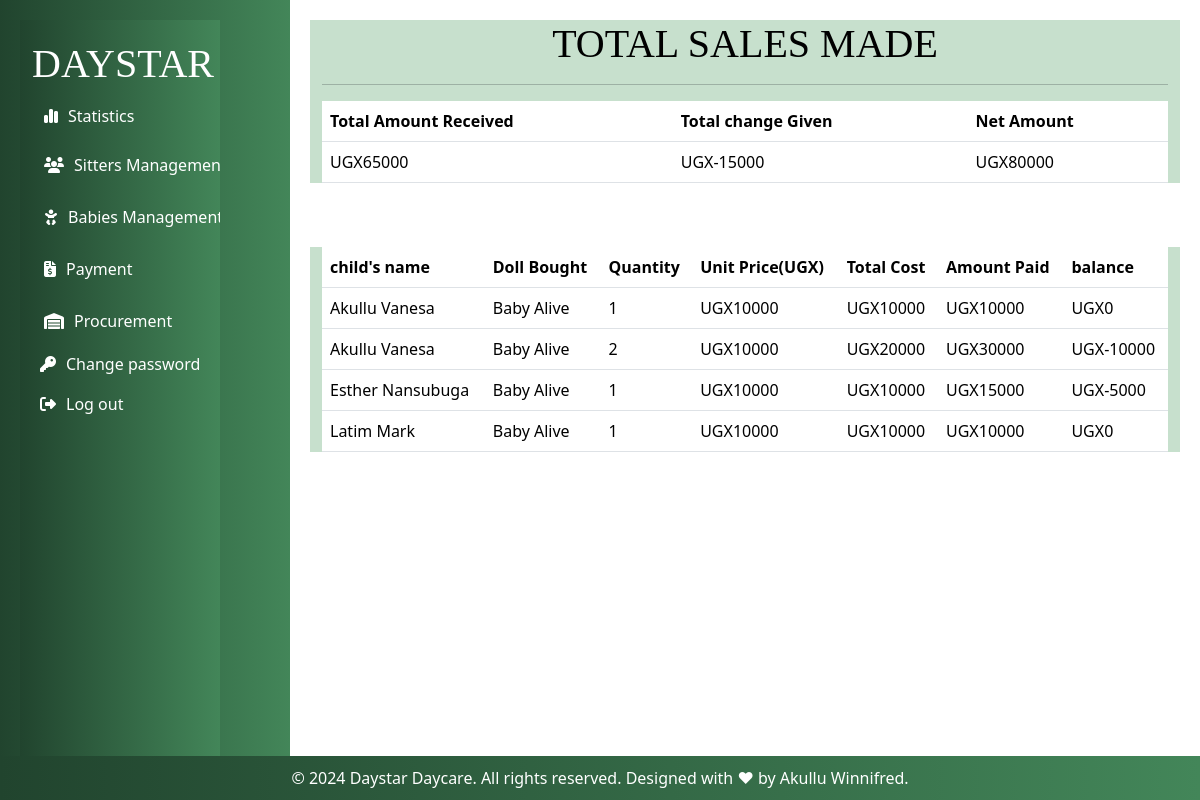
Page /all_sales/ (signed in) on the earlier database version.
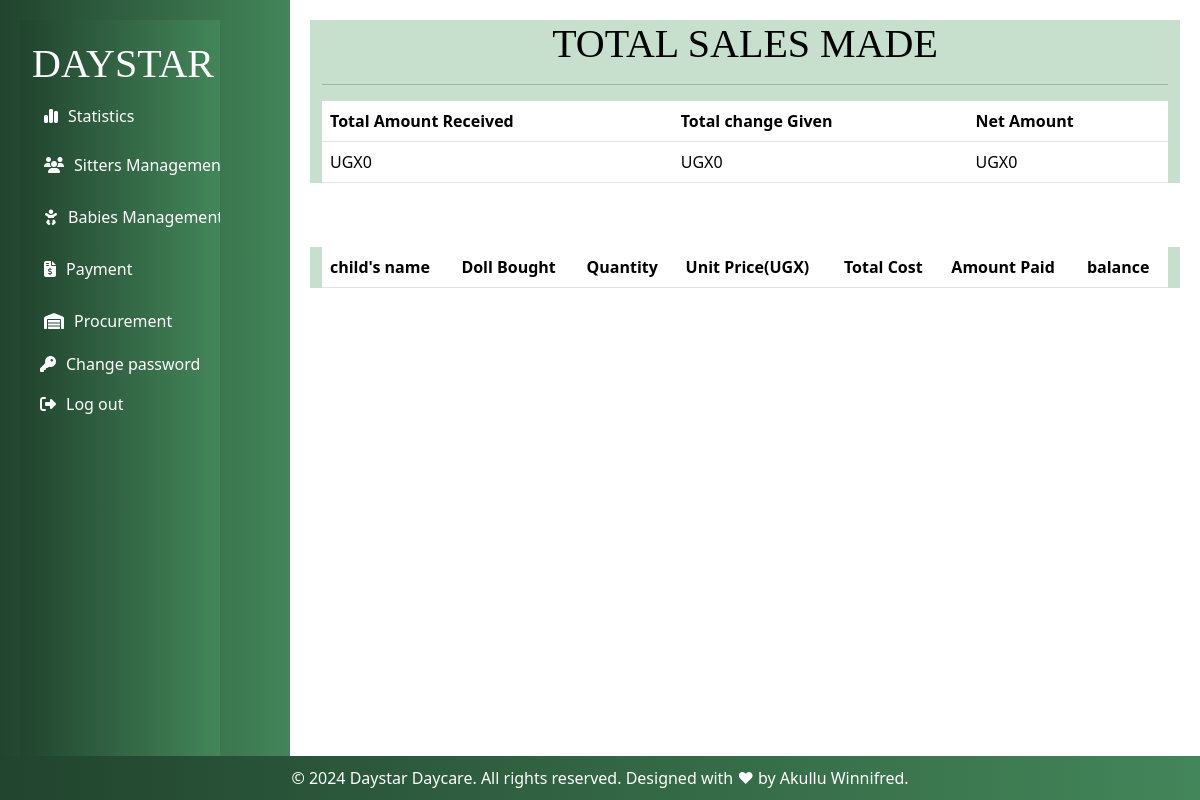
Same page on the later database version.
### myapp/models.py (models this page shows)
class Salesrecord(models.Model):
    doll=models.ForeignKey(Doll,  on_delete=models.CASCADE,null=False, blank=False)
    baby_name=models.ForeignKey(RegisterBaby, on_delete=models.CASCADE)
    paid_by=models.CharField(max_length=200,null=True,blank=True,validators=[validate_letters])
    quantity_sold=models.IntegerField(default=0)
    amount_received=models.IntegerField(default=0)
    sale_date=models.DateField(default=timezone.now)
    unit_price=models.IntegerField(default=0)
    def get_total(self):
        total= self.quantity_sold * self.unit_price
        return int( total)
    def get_change(self):
        change= self.get_total() - self.amount_received
        return int(change)#sales is linked to products

class RegisterBaby(models.Model):
    GENDER_CHOICES = (
         ('male', 'Male'),
        ('female', 'Female'),
     )
    name = models.CharField(max_length=200,validators=[validate_letters])
    Baby_Number = models.CharField(max_length=200,unique=True,blank=False, null=True)
    gender = models.CharField(max_length=10,choices=GENDER_CHOICES)
    age = models.IntegerField(default=0)
    Period_of_stay = models.ForeignKey(Categorystay, on_delete=models.CASCADE)
    location = models.CharField(max_length=100)
    Parents_Name = models.CharField(max_length=200,validators=[validate_letters])
    Period_of_stay = models.ForeignKey(Categorystay, on_delete=models.CASCADE)
    Brought_by = models.CharField(max_length=200,validators=[validate_letters])
    Fee_in_UGX = models.IntegerField()
    Assigned_to = models.ForeignKey(BabySitterattendance, on_delete=models.CASCADE)
    Time_In = models.DateTimeField()
    def __str__(self):
        return self.name

class Doll(models.Model):
    c_doll=models.ForeignKey(Category_doll, on_delete=models.CASCADE,null=True, blank=True)
    name_of_the_doll =models.CharField(max_length=200,null=True, blank=True)
    quantity=models.IntegerField(default=0)
    color=models.CharField(max_length=200, null=True,blank=True,validators=[validate_letters])
    size=models.CharField(max_length=200,null=True,blank=True)
    issued_quantity=models.IntegerField(default=0,blank=True,null=True)
    received_quantity=models.IntegerField(default=0,null=True,blank=True)
    Unit_price=models.IntegerField(default=0,null=True, blank=True)
    date=models.DateField(default=timezone.now)
    def __str__(self):
        return self.name_of_the_doll

### myapp/views.py (the view)
# urls.py: path('all_sales/',views.all_sales,name='all_sales'),
@login_required
def all_sales(request):
    sales=Salesrecord.objects.all()
    total=sum([items.amount_received for items in sales])
    change=sum([items.get_change() for items in sales])
    net=total-change
    return render(request,'dolls/all_sales.html',{'sales':sales,'total':total,'change':change,'net':net})

### myapp/templates/dolls/all_sales.html
{% extends 'base.html'%}
{% block content%}
<div class="container" style=" background-color: rgba(153, 198, 165, 0.55);">
  <h1 class="text-center" style="color: black; font-family: Georgia, 'Times New Roman', Times, serif;">TOTAL SALES MADE
  </h1>
  <hr>
  <table class="table">
    <thead class="thead-dark">
      <tr>
        <th scope="col">Total Amount Received</th>
        <th scope="col">Total change Given</th>
        <th scope="col">Net Amount</th>
      </tr>
    </thead>
    <tbody>
      <tr>
        <td>UGX{{total}}</td>
        <td>UGX{{change}}</td>
        <td>UGX{{net}}</td>
      </tr>
    </tbody>
  </table>
</div>
<br><br>
<div class="container" style=" background-color: rgba(153, 198, 165, 0.55);">
  <table class="table">
    <thead class="thead-dark">
      <tr>
        <th scope="col">child's name</th>
        <th scope="col">Doll Bought</th>
        <th scope="col">Quantity</th>
        <th scope="col">Unit Price(UGX)</th>
        <th scope="col">Total Cost</th>
        <th scope="col">Amount Paid</th>
        <th scope="col">balance</th>
      </tr>
    </thead>
    {% for sale in sales %}
    <tbody>
      <tr>
        <td>{{sale.baby_name | title}}</td>
        <td>{{sale.doll | title}}</td>
        <td>{{sale.quantity_sold}}</td>
        <td>UGX{{sale.unit_price}}</td>
        <td>UGX{{sale.get_total}}</td>
        <td>UGX{{sale.amount_received}}</td>
        <td>UGX{{sale.get_change}}</td>
      </tr>
    </tbody>
    {% endfor %}
  </table>
</div>
{% endblock%}

Differences in the rows shown:
removed Salesrecord: baby_name "Akullu Vanesa", doll "Baby Alive", quantity_sold "1", unit_price "10000", get_total "10000", amount_received "10000", get_change "0"
removed Salesrecord: baby_name "Akullu Vanesa", doll "Baby Alive", quantity_sold "2", unit_price "10000", get_total "20000", amount_received "30000", get_change "-10000"
removed Salesrecord: baby_name "Esther Nansubuga", doll "Baby Alive", quantity_sold "1", unit_price "10000", get_total "10000", amount_received "15000", get_change "-5000"
removed Salesrecord: baby_name "Latim Mark", doll "Baby Alive", quantity_sold "1", unit_price "10000", get_total "10000", amount_received "10000", get_change "0"
Other differences:
{{ total }}: "65000" → "0"
{{ change }}: "-15000" → "0"
{{ net }}: "80000" → "0"
